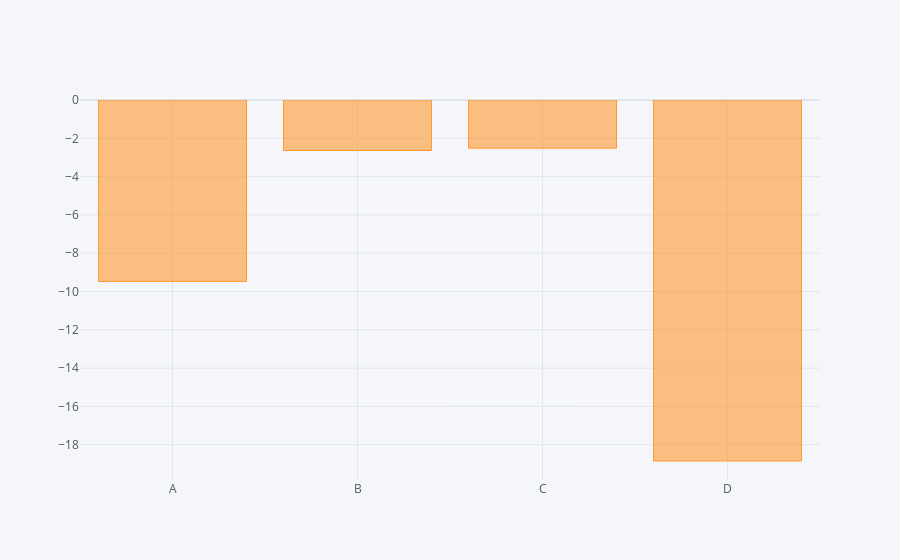

The code cell stored with this chart in its notebook:
### Code cell
df.sum().iplot(kind='bar') # if used in df1 it must be aggregated (grouped by) always think of that

### Figure 1 — Plotly figure (JSON) as saved in the notebook; plotly's stock layout.template omitted (floating-point values rounded to 4 significant figures)
{"data": [{"marker": {"color": "rgba(255, 153, 51, 0.6)", "line": {"color": "rgba(255, 153, 51, 1.0)", "width": 1}}, "name": "None", "orientation": "v", "text": "", "type": "bar", "x": ["A", "B", "C", "D"], "y": [-9.477, -2.638, -2.516, -18.85]}], "layout": {"legend": {"bgcolor": "#F5F6F9", "font": {"color": "#4D5663"}}, "paper_bgcolor": "#F5F6F9", "plot_bgcolor": "#F5F6F9", "title": {"font": {"color": "#4D5663"}}, "xaxis": {"gridcolor": "#E1E5ED", "showgrid": true, "tickfont": {"color": "#4D5663"}, "title": {"font": {"color": "#4D5663"}, "text": ""}, "zerolinecolor": "#E1E5ED"}, "yaxis": {"gridcolor": "#E1E5ED", "showgrid": true, "tickfont": {"color": "#4D5663"}, "title": {"font": {"color": "#4D5663"}, "text": ""}, "zerolinecolor": "#E1E5ED"}}}
